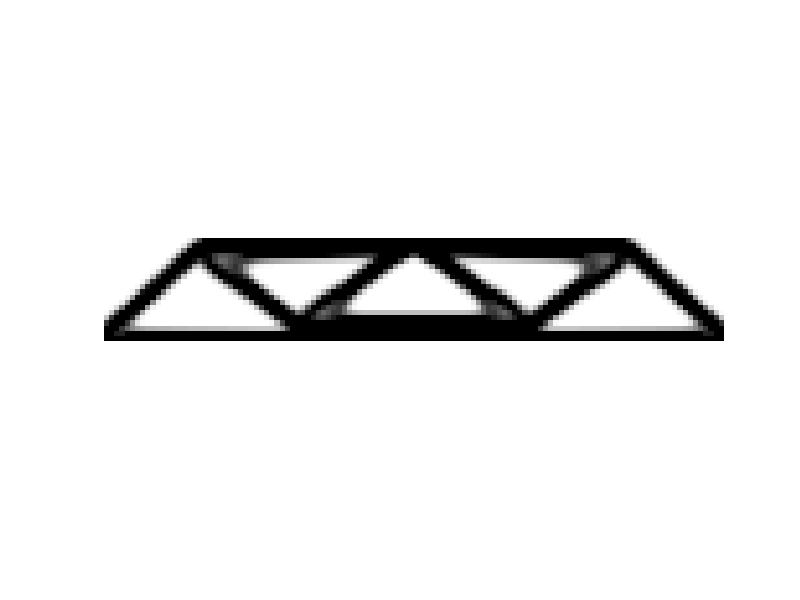

The MATLAB source for this figure:
%%%% AN 88 LINE TOPOLOGY OPTIMIZATION CODE Nov, 2010 %%%%
%function top88(nelx,nely,volfrac,penal,rmin,ft)
nelx=120; nely=20; volfrac=0.5; penal=3.0; rmin=1.5; ft=1;
%% MATERIAL PROPERTIES
E0 = 1;
Emin = 1e-9;
nu = 0.3;
%% PREPARE FINITE ELEMENT ANALYSIS
A11 = [12  3 -6 -3;  3 12  3  0; -6  3 12 -3; -3  0 -3 12];
A12 = [-6 -3  0  3; -3 -6 -3 -6;  0 -3 -6  3;  3 -6  3 -6];
B11 = [-4  3 -2  9;  3 -4 -9  4; -2 -9 -4 -3;  9  4 -3 -4];
B12 = [ 2 -3  4 -9; -3  2  9 -2;  4  9  2  3; -9 -2  3  2];
KE = 1/(1-nu^2)/24*([A11 A12;A12' A11]+nu*[B11 B12;B12' B11]);
nodenrs = reshape(1:(1+nelx)*(1+nely),1+nely,1+nelx);
edofVec = reshape(2*nodenrs(1:end-1,1:end-1)+1,nelx*nely,1);
edofMat = repmat(edofVec,1,8)+repmat([0 1 2*nely+[2 3 0 1] -2 -1],nelx*nely,1);
iK = reshape(kron(edofMat,ones(8,1))',64*nelx*nely,1);
jK = reshape(kron(edofMat,ones(1,8))',64*nelx*nely,1);
% DEFINE LOADS AND SUPPORTS (HALF MBB-BEAM)
F = sparse(nelx*(nely+1)+2,1,-1,2*(nely+1)*(nelx+1),1);
U = zeros(2*(nely+1)*(nelx+1),1);
fixeddofs = union(2*nely+2,2*(nelx+1)*(nely+1));
alldofs = 1:2*(nely+1)*(nelx+1);
freedofs = setdiff(alldofs,fixeddofs);
%% PREPARE FILTER
iH = ones(nelx*nely*(2*(ceil(rmin)-1)+1)^2,1);
jH = ones(size(iH));
sH = zeros(size(iH));
k = 0;
for i1 = 1:nelx
  for j1 = 1:nely
    e1 = (i1-1)*nely+j1;
    for i2 = max(i1-(ceil(rmin)-1),1):min(i1+(ceil(rmin)-1),nelx)
      for j2 = max(j1-(ceil(rmin)-1),1):min(j1+(ceil(rmin)-1),nely)
        e2 = (i2-1)*nely+j2;
        k = k+1;
        iH(k) = e1;
        jH(k) = e2;
        sH(k) = max(0,rmin-sqrt((i1-i2)^2+(j1-j2)^2));
      end
    end
  end
end
H = sparse(iH,jH,sH);
Hs = sum(H,2);
%% INITIALIZE ITERATION
x = repmat(volfrac,nely,nelx);
xPhys = x;
loop = 0;
change = 1;
obj = NaN(200,1);
changeplot = NaN(200,1);
volume = NaN(200,1);
%% START ITERATION
while change > 0.01
  loop = loop + 1;
  %% FE-ANALYSIS
  sK = reshape(KE(:)*(Emin+xPhys(:)'.^penal*(E0-Emin)),64*nelx*nely,1);
  K = sparse(iK,jK,sK); K = (K+K')/2;
  U(freedofs) = K(freedofs,freedofs)\F(freedofs);
  %% OBJECTIVE FUNCTION AND SENSITIVITY ANALYSIS
  ce = reshape(sum((U(edofMat)*KE).*U(edofMat),2),nely,nelx);
  c = sum(sum((Emin+xPhys.^penal*(E0-Emin)).*ce));
  dc = -penal*(E0-Emin)*xPhys.^(penal-1).*ce;
  dv = ones(nely,nelx);
  obj(loop+1) = c;
  %% FILTERING/MODIFICATION OF SENSITIVITIES
  if ft == 1
    dc(:) = H*(x(:).*dc(:))./Hs./max(1e-3,x(:));
  elseif ft == 2
    dc(:) = H*(dc(:)./Hs);
    dv(:) = H*(dv(:)./Hs);
  end
  %% OPTIMALITY CRITERIA UPDATE OF DESIGN VARIABLES AND PHYSICAL DENSITIES
  l1 = 0; l2 = 1e9; move = 0.2;
  while (l2-l1)/(l1+l2) > 1e-3
    lmid = 0.5*(l2+l1);
    xnew = max(0,max(x-move,min(1,min(x+move,x.*sqrt(-dc./dv/lmid)))));
    if ft == 1
      xPhys = xnew;
    elseif ft == 2
      xPhys(:) = (H*xnew(:))./Hs;
    end
    if sum(xPhys(:)) > volfrac*nelx*nely, l1 = lmid; else, l2 = lmid; end
  end
  change = max(abs(xnew(:)-x(:)));
  changeplot(loop+1) = change;
  volume(loop+1) = mean(xPhys(:));
  x = xnew;
  %% PRINT RESULTS
  fprintf(' It.:%5i Obj.:%11.4f Vol.:%7.3f ch.:%7.3f\n',loop,c, ...
    mean(xPhys(:)),change);
  if exist('OCTAVE_VERSION', 'builtin') ~= 0
    fflush(stdout);
  end
  %% PLOT DENSITIES
  colormap(gray); imagesc(1-xPhys); caxis([0 1]); axis equal; axis off; drawnow;
end
%% EXTRA PLOTS
%obj(isnan(obj)) = [];
%changeplot(isnan(changeplot)) = [];
%volume(isnan(volume)) = [];
%
%figure;
%ax1 = subplot(3,1,1);
%plot(obj,'r');
%title(ax1,'Objective function')
%
%ax2 = subplot(3,1,2);
%plot(volume,'r');
%title(ax2,'Volume')
%
%ax3 = subplot(3,1,3);
%plot(changeplot,'r');
%title(ax3,'Change of volume')
